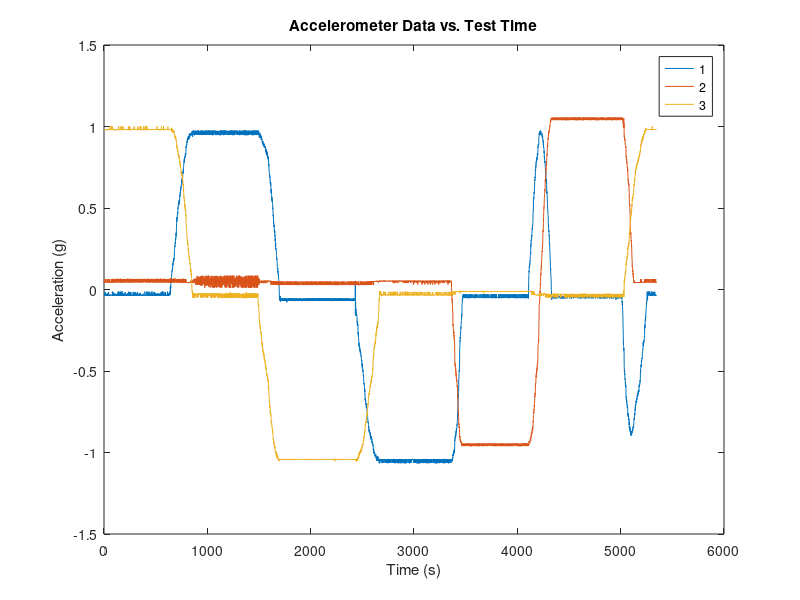

This chart was generated by the following MATLAB code: (Note: this script raises an error after producing the figure.)
%% IMU Calibration

% Import Log File from test. 

test_data1 = csvread('GSDataLog.csv',3,5);
test_data2 = csvread('GSDataLog2.csv',3,5);

%% 3-axis accelerometer
% To calibrate the 3-axis accelerometer, use the 3-axis rotation table to
% conduct a tumble test. The table is rotated on all 6 sides (positive and
% negative of each axis) and rests for 45 seconds each side.

% Description of Test Configurations in Desired Executed Order:
% 1: 0 degrees on all axes (+Z)
% 2: 90 degrees around axis 2 (-X)
% 3: 180 degrees around axis 2 (-Z)
% 4: 270 degrees around axis 2 (+X)
% 5: 90 degrees around axis 1, 90 degrees around axis 2 (-Y)
% 6: 270 degrees around axis 1, 90 degrees around axis 2 (+Y)

A_xyz = test_data1(:,1:3);
% [g's] platform orientation in g's on RPY axes

% Plot accel data, input from user to begin data processing
plot(A_xyz)
hold on
legend('1','2','3')
title('Accelerometer Data vs. Test Time')
xlabel('Time (s)')
ylabel('Acceleration (g)')

disp('Input a row vector of the start and end times marking each test leg.')
disp('[SP3 EP3 SN1 EN1 SN3 EN3 SP1 EP1 SN2 EN2 SP2 EP2]')
disp('Select time values as close to the ends of each segment as possible')
disp('')

Time_Indices = input('Your input from analyzing the graph in Fig. 1: ');

% Begin Calibration calculations.

fapz = mean(A_xyz(Time_Indices(1:2),3));
fanz = mean(A_xyz(Time_Indices(5:6),3));

fapx = mean(A_xyz(Time_Indices(7:8),1));
fanx = mean(A_xyz(Time_Indices(3:4),1));

fapy = mean(A_xyz(Time_Indices(11:12),2));
fany = mean(A_xyz(Time_Indices(9:10),2));

faxpz = mean(A_xyz(Time_Indices(1:2),1)); 
faxnz = mean(A_xyz(Time_Indices(5:6),1));

faypz = mean(A_xyz(Time_Indices(1:2),2)); 
faynz = mean(A_xyz(Time_Indices(5:6),2));

faxpy = mean(A_xyz(Time_Indices(11:12),1));
faxny = mean(A_xyz(Time_Indices(9:10),1));

fazpy = mean(A_xyz(Time_Indices(11:12),3));
fazny = mean(A_xyz(Time_Indices(9:10),3));

faypx = mean(A_xyz(Time_Indices(7:8),2));
faynx = mean(A_xyz(Time_Indices(3:4),2));

fazpx = mean(A_xyz(Time_Indices(7:8),3));
faznx = mean(A_xyz(Time_Indices(3:4),3));


% Begin Bias calculations.

baz = 1/2*(fapz+fanz);
bax = 1/2*(fapx+fanx);
bay = 1/2*(fapy+fany);

ba = [bax;bay;baz]

% Begin Scale Factor calculations.

saz = 1/(2*9.807)*(fapz-fanz)-1;
sax = 1/(2*9.807)*(fapx-fanx)-1;
say = 1/(2*9.807)*(fapy-fany)-1;

% Begin Misalignment calculations  

maxz = 1/(2*9.807)*(faxpz-faxnz);
mayz = 1/(2*9.807)*(faypz-faynz);

maxy = 1/(2*9.807)*(faxpy-faxny);
mazy = 1/(2*9.807)*(fazpy-fazny);

mayx = 1/(2*9.807)*(faypx-faynx);
mazx = 1/(2*9.807)*(fazpx-faznx);

% Accelerometer Calibration Calculation

Ma = [ sax, maxy, maxz;...
      mayx,  say, mayx;...
      mazx, mazy,  saz]

A_xyz_CAL = zeros(size(A_xyz));

for i = 1:size(test_data1,1);
    
    A_xyz_CAL(i,:) = transpose(inv(eye(3)+Ma)*(A_xyz(i,:)'-[bax;bay;baz]));
    
end

%% 3-axis Gyroscope Calibration

% To calibrate the 3-axis gyroscope, use the 3-axis rotation table to
% conduct a tumble test. The table is rotated at a constant rate around 
% all 6 axes (positive and negative of each axis) for 45 seconds each side.

% Description of Test Configurations in Desired Executed Order:
% 1: positive, CCW rotation around axis 1 (+Z)
% 2: negative, CW rotation around axis 1 (-Z)
% 3: positive, CCW rotation around axis 2 with axis 1 at 0 degrees (+Y)
% 4: negative, CW rotation around axis 2 with axis 1 at 0 degrees (-Y)
% 5: positive, CCW rotation around axis 2 with axis 1 at 90 degrees (+X)
% 6: negative, CW rotation around axis 2 with axis 1 at 90 degrees (-X)

W_xyz = test_data2(:,4:6);
% [deg/s] platform rotation rate in deg/s around XYZ axes
    
% Plot gyro data, input from user to begin data processing
figure
plot(W_xyz)
hold on
legend('1','2','3')
title('Gyroscope Data vs. Test Time')
xlabel('Time (s)')
ylabel('Angular Rotation (\circ / s)')

disp('Input a row vector of the start and end times marking each test leg.')
disp('[SP3 EP3 SN3 EN3 SP2 EP2 SN2 EN2 SP1 EP1 SN1 EN1]')
disp('Select time values as close to the ends of each segment as possible')
disp('')

Time_Indices = input('Your input from analyzing the graph in Fig. 2: ');

% Begin Calibration calculations.

fgpz = mean(W_xyz(Time_Indices(1:2),3));
fgnz = mean(W_xyz(Time_Indices(3:4),3));

fgpy = mean(W_xyz(Time_Indices(5:6),2));
fgny = mean(W_xyz(Time_Indices(7:8),2));

fgpx = mean(W_xyz(Time_Indices(9:10),1));
fgnx = mean(W_xyz(Time_Indices(11:12),1));

fgxpz = mean(W_xyz(Time_Indices(1:2),1)); 
fgxnz = mean(W_xyz(Time_Indices(3:4),1));

fgypz = mean(W_xyz(Time_Indices(1:2),2)); 
fgynz = mean(W_xyz(Time_Indices(3:4),2));

fgxpy = mean(W_xyz(Time_Indices(5:6),1));
fgxny = mean(W_xyz(Time_Indices(7:8),1));

fgzpy = mean(W_xyz(Time_Indices(5:6),3));
fgzny = mean(W_xyz(Time_Indices(7:8),3));

fgypx = mean(W_xyz(Time_Indices(9:10),2));
fgynx = mean(W_xyz(Time_Indices(11:12),2));

fgzpx = mean(W_xyz(Time_Indices(9:10),3));
fgznx = mean(W_xyz(Time_Indices(11:12),3));


% Begin Bias calculations.

bgz = 1/2*(fgpz+fgnz);
bgx = 1/2*(fgpx+fgnx);
bgy = 1/2*(fgpy+fgny);

bg = [bgx;bgy;bgz]

% Begin Scale Factor calculations.

sgz = 1/(2*9.807)*(fgpz-fgnz)-1;
sgx = 1/(2*9.807)*(fgpx-fgnx)-1;
sgy = 1/(2*9.807)*(fgpy-fgny)-1;

% Begin Misalignment calculations  

mgxz = 1/(2*9.807)*(fgxpz-fgxnz);
mgyz = 1/(2*9.807)*(fgypz-fgynz);

mgxy = 1/(2*9.807)*(fgxpy-fgxny);
mgzy = 1/(2*9.807)*(fgzpy-fgzny);

mgyx = 1/(2*9.807)*(fgypx-fgynx);
mgzx = 1/(2*9.807)*(fgzpx-fgznx);

% Gyroscope Calibration Calculation

Mg = [ sgx, mgxy, mgxz;...
      mgyx,  sgy, mgyx;...
      mgzx, mgzy,  sgz]
    

W_xyz_CAL = zeros(size(W_xyz));

for i = 1:size(test_data2,1);
    
    W_xyz_CAL(i,:) = transpose(inv(eye(3)+Mg)*(W_xyz(i,:)'-[bgx;bgy;bgz]));
    
end    
